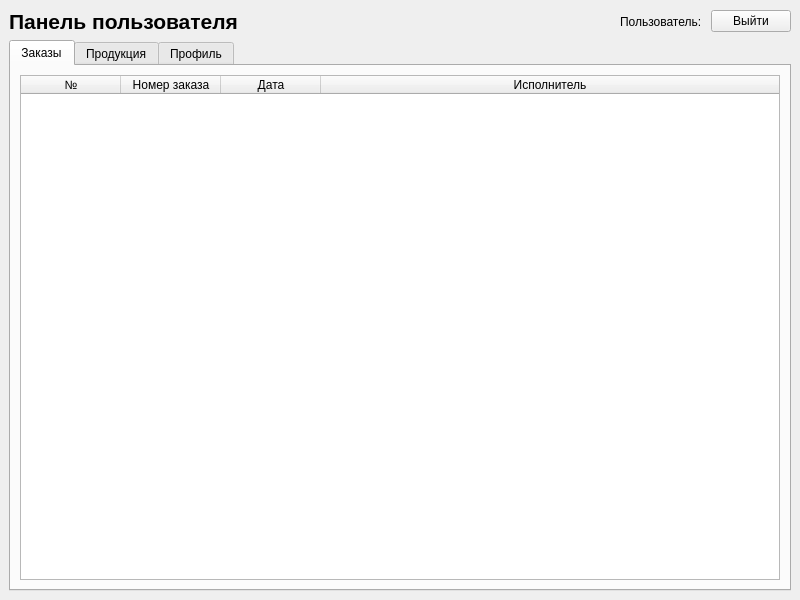
<?xml version="1.0" encoding="UTF-8"?>
<ui version="4.0">
 <class>UserPanel</class>
 <widget class="QMainWindow" name="UserPanel">
  <property name="geometry">
   <rect>
    <x>0</x>
    <y>0</y>
    <width>800</width>
    <height>600</height>
   </rect>
  </property>
  <property name="windowTitle">
   <string>Панель пользователя — Стоматология «Улыбка»</string>
  </property>
  <widget class="QWidget" name="centralwidget">
   <layout class="QVBoxLayout" name="verticalLayout">
    <item>
     <layout class="QHBoxLayout" name="horizontalLayout_top">
      <item>
       <widget class="QLabel" name="lbl_user_title">
        <property name="font">
         <font>
          <pointsize>16</pointsize>
          <weight>75</weight>
          <bold>true</bold>
         </font>
        </property>
        <property name="text">
         <string>Панель пользователя</string>
        </property>
       </widget>
      </item>
      <item>
       <spacer name="horizontalSpacer">
        <property name="orientation">
         <enum>Qt::Horizontal</enum>
        </property>
        <property name="sizeHint" stdset="0">
         <size>
          <width>40</width>
          <height>20</height>
         </size>
        </property>
       </spacer>
      </item>
      <item>
       <widget class="QLabel" name="lbl_current_user">
        <property name="text">
         <string>Пользователь: </string>
        </property>
       </widget>
      </item>
      <item>
       <widget class="QPushButton" name="btn_logout">
        <property name="text">
         <string>Выйти</string>
        </property>
       </widget>
      </item>
     </layout>
    </item>
    <item>
     <widget class="QTabWidget" name="tab_widget">
      <property name="currentIndex">
       <number>0</number>
      </property>
      <widget class="QWidget" name="tab_orders">
       <attribute name="title">
        <string>Заказы</string>
       </attribute>
       <layout class="QVBoxLayout" name="verticalLayout_2">
        <item>
         <widget class="QTableWidget" name="tbl_orders">
          <property name="editTriggers">
           <set>QAbstractItemView::NoEditTriggers</set>
          </property>
          <attribute name="horizontalHeaderStretchLastSection">
           <bool>true</bool>
          </attribute>
          <column>
           <property name="text">
            <string>№</string>
           </property>
          </column>
          <column>
           <property name="text">
            <string>Номер заказа</string>
           </property>
          </column>
          <column>
           <property name="text">
            <string>Дата</string>
           </property>
          </column>
          <column>
           <property name="text">
            <string>Исполнитель</string>
           </property>
          </column>
         </widget>
        </item>
       </layout>
      </widget>
      <widget class="QWidget" name="tab_products">
       <attribute name="title">
        <string>Продукция</string>
       </attribute>
       <layout class="QVBoxLayout" name="verticalLayout_3">
        <item>
         <widget class="QTableWidget" name="tbl_products">
          <property name="editTriggers">
           <set>QAbstractItemView::NoEditTriggers</set>
          </property>
          <attribute name="horizontalHeaderStretchLastSection">
           <bool>true</bool>
          </attribute>
          <column>
           <property name="text">
            <string>Код</string>
           </property>
          </column>
          <column>
           <property name="text">
            <string>Наименование</string>
           </property>
          </column>
         </widget>
        </item>
       </layout>
      </widget>
      <widget class="QWidget" name="tab_profile">
       <attribute name="title">
        <string>Профиль</string>
       </attribute>
       <layout class="QVBoxLayout" name="verticalLayout_4">
        <item>
         <layout class="QFormLayout" name="formLayout_profile">
          <item row="0" column="0">
           <widget class="QLabel" name="lbl_profile_login">
            <property name="text">
             <string>Логин:</string>
            </property>
           </widget>
          </item>
          <item row="0" column="1">
           <widget class="QLabel" name="lbl_profile_login_value">
            <property name="text">
             <string>-</string>
            </property>
           </widget>
          </item>
          <item row="1" column="0">
           <widget class="QLabel" name="lbl_profile_role">
            <property name="text">
             <string>Роль:</string>
            </property>
           </widget>
          </item>
          <item row="1" column="1">
           <widget class="QLabel" name="lbl_profile_role_value">
            <property name="text">
             <string>-</string>
            </property>
           </widget>
          </item>
         </layout>
        </item>
       </layout>
      </widget>
     </widget>
    </item>
   </layout>
  </widget>
 </widget>
 <resources/>
 <connections/>
</ui>
